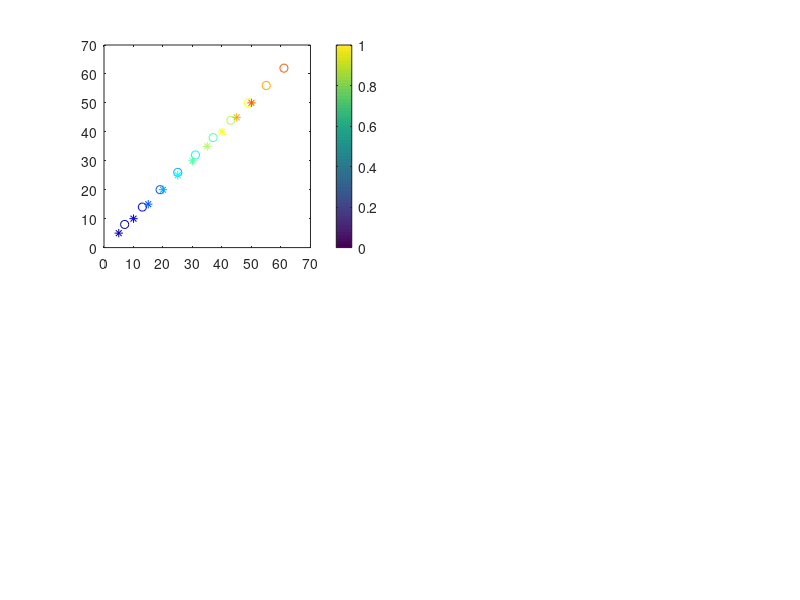

MATLAB code for this plot: (Note: this script raises an error after producing the figure.)
function testsim_baseline_control_inactivation

if 0
% variant 1: one task, two conditions (e.g. pre- and post-injection), two epochs: "baseline" and "response"
% the question is, how to assess potential changes in baseline after inactivation, when working with PSC (% signal change)

noise = 10;

% condition 1 (control)
n_trials1 = 50;
n_samples = 200;
baseline_amp1 = 1000;
response_amp1 = 1010;
noise_baseline1 = noise; % the more is noise, the smaller is the z-score
noise_response1 = noise;

% condition 2 (inactivation)
n_trials2 = 25;

baseline_amp2 = 1500;
response_amp2 = 1510;
noise_baseline2 = noise; % the more is noise, the smaller is the z-score
noise_response2 = noise;


s1 = [baseline_amp1 + noise_baseline1*randn(n_trials1,n_samples/2) response_amp1 + noise_response1*randn(n_trials1,n_samples/2)]; 
idx_b1 = 1:n_samples/2;
idx_r1 = n_samples/2+1:n_samples;
zs1 = zscore(reshape(s1,n_trials1*n_samples,1)); % concatenated trials
zs1 = reshape(zs1,n_trials1,n_samples);
mean_s1 = mean(s1,1);
mean_zs1 = mean(zs1,1);

% psc on original
psc_s1 = (ne_psc(s1',idx_b1))';
mean_psc_s1 = mean(psc_s1,1);

% psc on zscore
psc_zs1 = (ne_psc(zs1',idx_b1))';
mean_psc_zs1 = mean(psc_zs1,1);


s2 = [baseline_amp2 + noise_baseline2*randn(n_trials2,n_samples/2) response_amp2 + noise_response2*randn(n_trials2,n_samples/2)]; 
idx_b2 = 1:n_samples/2;
idx_r2 = n_samples/2+1:n_samples;
zs2 = zscore(reshape(s2,n_trials2*n_samples,1)); % concatenated trials
% condition 2 is zscored using mean and std of condition 1!
% zs2 = (reshape(s2,n_trials2*n_samples,1) - mean(reshape(s1,n_trials1*n_samples,1)))/std(reshape(s1,n_trials1*n_samples,1)); 
zs2 = reshape(zs2,n_trials2,n_samples);
mean_s2 = mean(s2,1);
mean_zs2 = mean(zs2,1);

% psc on original
psc_s2 = (ne_psc(s2',idx_b2))';
mean_psc_s2 = mean(psc_s2,1);

% psc on zscore
psc_zs2 = (ne_psc(zs2',idx_b2))';
mean_psc_zs2 = mean(psc_zs2,1);

% Difference between two conditions
d = mean(s2,1) - mean(s1,1); % raw signal
dz = mean(zs2,1) - mean(zs1,1); % z-scored
dpsc = mean_psc_s2 - mean_psc_s1; % signal change
dpsc_z = mean_psc_zs2 - mean_psc_zs1; % signal change on z-scored

for k = 1:n_samples,
	Cohen_d(k) = computeCohen_d(s2(:,k), s1(:,k)); 
	Cohen_dz(k) = computeCohen_d(zs2(:,k), zs1(:,k)); 
% 	Cohen_dpsc(k) = computeCohen_d(dpsc(:,k), dpsc(:,k)); 
% 	Cohen_dpscz(k) = computeCohen_d(dpscz(:,k), dpscz(:,k)); 
	
	% calculate sample by sample significance on raw data
	[hs(k),ps(k)] = ttest2(s1(:,k),s2(:,k));
	
	% calculate sample by sample significance on z-scored data
	[hz(k),pz(k)] = ttest2(zs1(:,k),zs2(:,k));	
	
	% calculate sample by sample significance PSC
	[hpsc(k),ppsc(k)] = ttest2(psc_s1(:,k),psc_s2(:,k));
	
	% calculate sample by sample significance PSC on z-scored
	[hpsc_z(k),ppsc_z(k)] = ttest2(psc_zs1(:,k),psc_zs2(:,k));	
end

hs_fdr	= fdr_bh(ps);
hz_fdr	= fdr_bh(pz);
hpsc_fdr	= fdr_bh(ppsc);
hpsc_z_fdr	= fdr_bh(ppsc_z);


t = 1:n_samples;

figure('Position',[100 100 1200 900]);
subplot(4,4,1);
plot(s1'); hold on
plot(mean_s1,'k','LineWidth',3); hold on
title(sprintf('original signal 1'));
grid on

subplot(4,4,5);
plot(mean(zs1,1),'k'); hold on
title(sprintf('zs1 %.2f',mean(mean_zs1(idx_r1))));
grid on

subplot(4,4,9);
plot(mean_psc_s1,'k'); hold on
title(sprintf('PSC s1 %.2f',mean(mean_psc_s1(idx_r1))));
grid on

subplot(4,4,13);
plot(mean_psc_zs1,'k'); hold on
title(sprintf('PSC zs1 %.2f',mean(mean_psc_zs1(idx_r1))));
grid on

subplot(4,4,2);
plot(s2'); hold on
plot(mean_s2,'k','LineWidth',3); hold on
title(sprintf('original signal 2'));
grid on

subplot(4,4,6);
plot(mean(zs2,1),'k'); hold on
title(sprintf('zs2 %.2f',mean(mean_zs2(idx_r1))));
grid on

subplot(4,4,10);
plot(mean_psc_s2,'k'); hold on
title(sprintf('PSC s2 %.2f',mean(mean_psc_s2(idx_r2))));
grid on

subplot(4,4,14);
plot(mean_psc_zs2,'k'); hold on
title(sprintf('PSC zs2 %.2f',mean(mean_psc_zs2(idx_r2))));
grid on


% differences

subplot(4,4,3);
plot(t,d,'k','LineWidth',1); hold on
plot(t(hs==1),d(hs==1),'r.');
plot(t(hs_fdr==1),d(hs_fdr==1),'ro');
title(sprintf('s2 - s1'));
grid on

subplot(4,4,7);
plot(t,dz,'k','LineWidth',1); hold on
plot(t(hz==1),dz(hz==1),'r.');
plot(t(hz_fdr==1),dz(hz_fdr==1),'ro');
title(sprintf('zs 2 - zs 1'));
grid on

subplot(4,4,11);
plot(t,dpsc,'k','LineWidth',1); hold on
plot(t(hpsc==1),dpsc(hpsc==1),'r.');
plot(t(hpsc_fdr==1),dpsc(hpsc_fdr==1),'ro');
title(sprintf('psc2 - psc1'));
grid on

subplot(4,4,15);
plot(t,dpsc_z,'k','LineWidth',1); hold on
plot(t(hpsc_z==1),dpsc_z(hpsc_z==1),'r.');
plot(t(hpsc_z_fdr==1),dpsc_z(hpsc_z_fdr==1),'ro');
title(sprintf('psc zs 2 - psc zs 1'));
grid on


subplot(4,4,4);
plot(t,Cohen_d,'k','LineWidth',1); hold on
title(sprintf('Cohen d'));
grid on

subplot(4,4,8);
plot(t,Cohen_dz,'k','LineWidth',1); hold on
title(sprintf('Cohen d on z-scored'));
grid on

elseif 1
% variant 2: one task, two conditions (e.g. pre- and post-injection), two epochs: "baseline" and "response", two trial types (contralesional and ipsilesional)
	close all;
	% 1 - control
	%base1 = 10*ones(1,10); % [0:5:50]; % baseline firing
	base1 = 2:11;
	R1_c = 5:5:50;
	R1_i = 5*ones(1,10);
	% R1_i = ones(size(R1_c))*5;
	
	A1_c = base1 + R1_c;
	A1_i = base1 + R1_i;
	
	% 2 - inactivation
	base2 = base1 + 1;
	R2_c = R1_c;
	R2_i = R1_i;
	
	A2_c = base2 + R2_c;
	A2_i = base2 + R2_i;

	
	TI1 = csi(A1_c,A1_i);
	TI2 = csi(A2_c,A2_i);
	
	TIbc1 = csi(R1_c,R1_i);
	TIbc2 = csi(R2_c,R2_i);
	
	
	map = jet(length(TI1));
	
	subplot(2,2,1)
	for k=1:length(A1_c),	
		plot(A1_c(k),A2_c(k),'o','Color',map(k,:)); hold on
		plot(A1_c(k)-base1(k),A2_c(k)-base2(k),'*','Color',map(k,:)); hold on		
	end
	colorbar
	ig_add_equality_line;
	axis equal
	axis square
	xlabel('control c');
	ylabel('inactivaton c');
	
	subplot(2,2,2)
	for k=1:length(A1_c),	
		plot(A1_i(k),A2_i(k),'o','Color',map(k,:)); hold on
		plot(A1_i(k)-base1(k),A2_i(k)-base2(k),'*','Color',map(k,:)); hold on		
	end
	colorbar
	ig_add_equality_line;
	axis equal
	axis square
	xlabel('control i');
	ylabel('inactivaton c');

	subplot(2,2,3)
	for k=1:length(TI1),	
		plot(TI1(k),TI2(k),'o','Color',map(k,:)); hold on
		plot(TIbc1(k),TIbc2(k),'*','Color',map(k,:)); hold on
	end
	colorbar
	ig_add_equality_line;
	axis equal
	axis square
	xlabel('TI control');
	ylabel('TI inactivaton');
	
	subplot(2,2,4)
	for k=1:length(TI1),	
		plot(1,base2(k)-base1(k),'o','Color',map(k,:)); hold on
		plot(2,A2_c(k)-base2(k)-A1_c(k)+base1(k),'o','Color',map(k,:)); hold on
		plot(4,base2(k)-base1(k),'o','Color',map(k,:)); hold on
		plot(5,A2_i(k)-base2(k)-A1_i(k)+base1(k),'o','Color',map(k,:)); hold on
	end
	colorbar
	set(gca,'Xlim',[0 6]);
	ig_add_zero_lines;


end


function CSI = csi(Contra,Ipsi)

CSI = (Contra-Ipsi)./(Contra+Ipsi);
% CSI = (Contra-Ipsi)./max( [abs(Contra) abs(Ipsi)],[],2 );
% CSI = (Contra-Ipsi);
